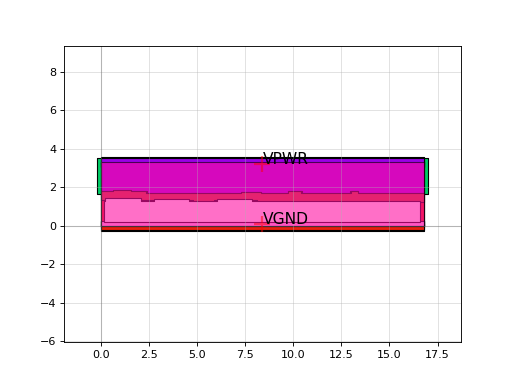

The Python source for this figure:
import sky130

c = sky130.components.sky130_fd_sc_hs__mux4_4()
c.plot()
